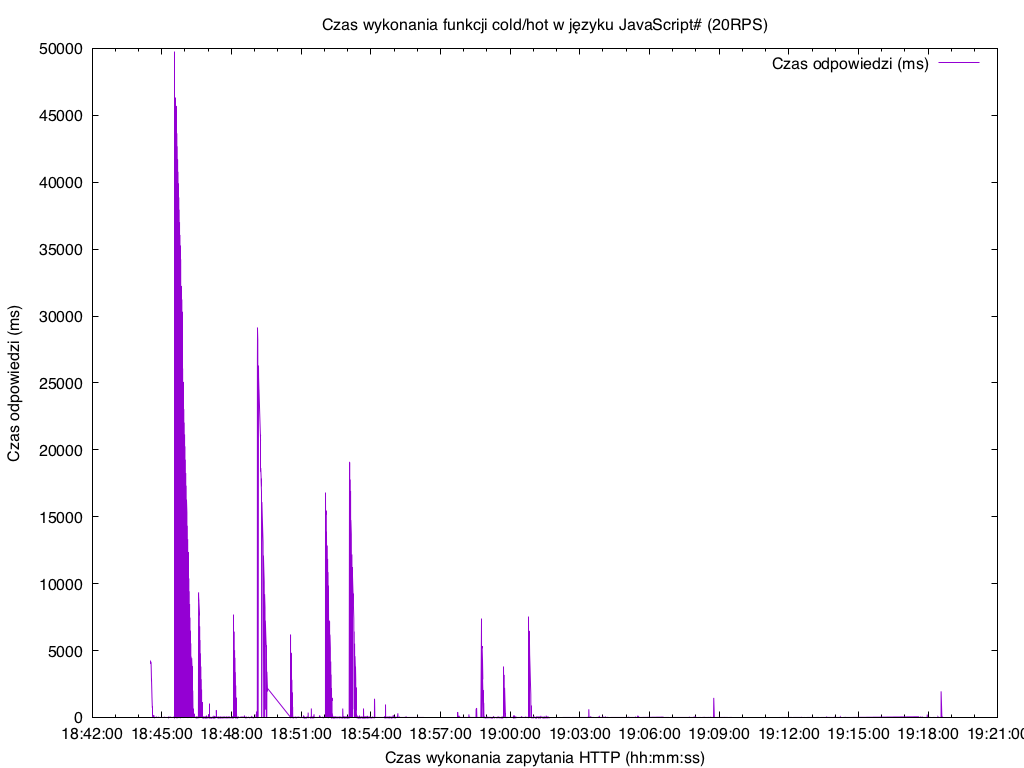

Write the gnuplot code that produced this figure.
set term pngcairo size 1024,768
set output 'graph.png'
set style data linespoints
set datafile separator ","
set xdata time
set timefmt "%Y-%m-%dT%H:%M:%S"
set title "Czas wykonania funkcji cold/hot w języku JavaScript# (20RPS)"
set xlabel "Czas wykonania zapytania HTTP (hh:mm:ss)"
set ylabel "Czas odpowiedzi (ms)"
plot "data.csv" using 1:2 with lines title 'Czas odpowiedzi (ms)'  
